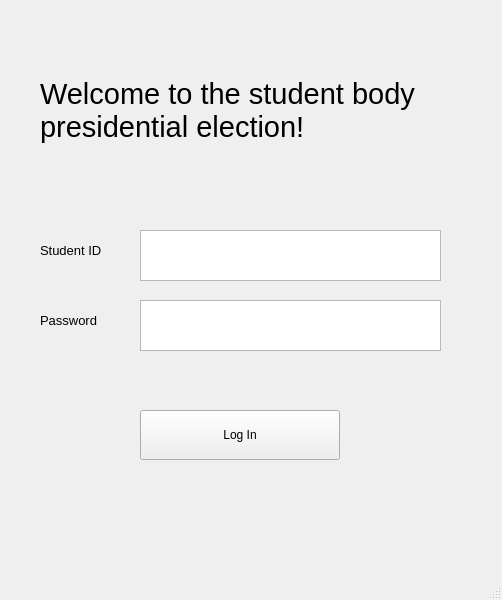
<?xml version="1.0" encoding="UTF-8"?>
<ui version="4.0">
 <class>MainWindow</class>
 <widget class="QMainWindow" name="MainWindow">
  <property name="geometry">
   <rect>
    <x>0</x>
    <y>0</y>
    <width>502</width>
    <height>600</height>
   </rect>
  </property>
  <property name="windowTitle">
   <string>MainWindow</string>
  </property>
  <widget class="QWidget" name="centralwidget">
   <widget class="QLabel" name="label_2">
    <property name="geometry">
     <rect>
      <x>40</x>
      <y>40</y>
      <width>391</width>
      <height>141</height>
     </rect>
    </property>
    <property name="font">
     <font>
      <pointsize>22</pointsize>
     </font>
    </property>
    <property name="text">
     <string>Welcome to the student body presidential election!</string>
    </property>
    <property name="wordWrap">
     <bool>true</bool>
    </property>
   </widget>
   <widget class="QPushButton" name="pushButton_3">
    <property name="geometry">
     <rect>
      <x>140</x>
      <y>410</y>
      <width>200</width>
      <height>50</height>
     </rect>
    </property>
    <property name="text">
     <string>Log In</string>
    </property>
   </widget>
   <widget class="QLabel" name="label_13">
    <property name="geometry">
     <rect>
      <x>40</x>
      <y>230</y>
      <width>101</width>
      <height>41</height>
     </rect>
    </property>
    <property name="font">
     <font>
      <pointsize>10</pointsize>
     </font>
    </property>
    <property name="text">
     <string>Student ID</string>
    </property>
    <property name="wordWrap">
     <bool>true</bool>
    </property>
   </widget>
   <widget class="QLabel" name="label_14">
    <property name="geometry">
     <rect>
      <x>40</x>
      <y>300</y>
      <width>101</width>
      <height>41</height>
     </rect>
    </property>
    <property name="font">
     <font>
      <pointsize>10</pointsize>
     </font>
    </property>
    <property name="text">
     <string>Password</string>
    </property>
    <property name="wordWrap">
     <bool>true</bool>
    </property>
   </widget>
   <widget class="QTextEdit" name="textEdit">
    <property name="geometry">
     <rect>
      <x>140</x>
      <y>230</y>
      <width>301</width>
      <height>51</height>
     </rect>
    </property>
   </widget>
   <widget class="QTextEdit" name="textEdit_2">
    <property name="geometry">
     <rect>
      <x>140</x>
      <y>300</y>
      <width>301</width>
      <height>51</height>
     </rect>
    </property>
   </widget>
  </widget>
  <widget class="QMenuBar" name="menubar">
   <property name="geometry">
    <rect>
     <x>0</x>
     <y>0</y>
     <width>502</width>
     <height>26</height>
    </rect>
   </property>
  </widget>
  <widget class="QStatusBar" name="statusbar"/>
 </widget>
 <resources/>
 <connections/>
</ui>
